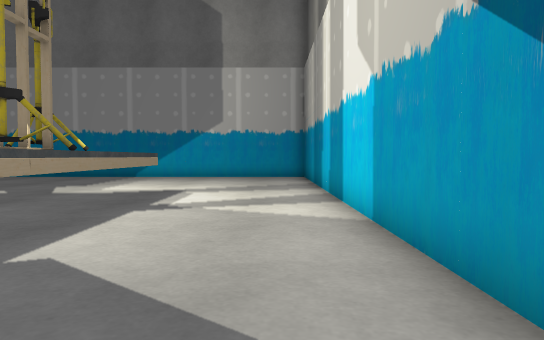
view 1 (above)

16 first-person views from a walk through a scene from a Unity 3-D project. The camera is 0.46 m above the floor, tilts 2° down and sees 70° across. The floor is counted in squares, 0.5 m on a side. Each view is taken from the middle of a square. On the plan, view 1 faces up. The plan holds only what a view shows up to about 13 squares ahead; the rest is blank. The player is left out.

view 2
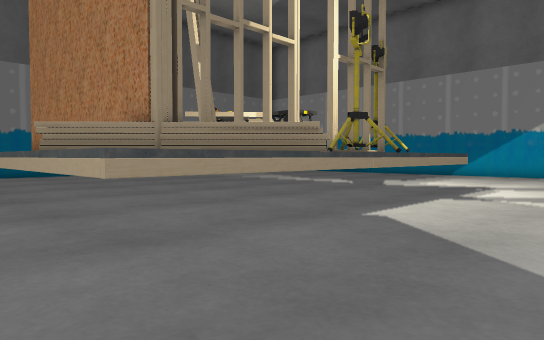

view 3
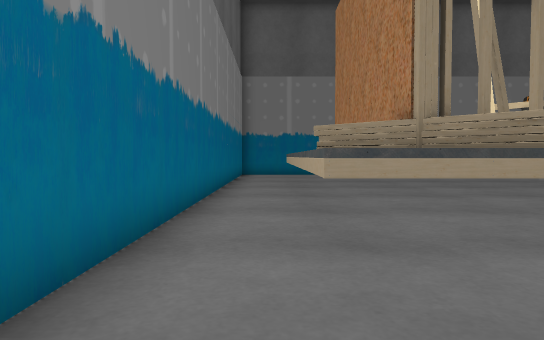

view 4
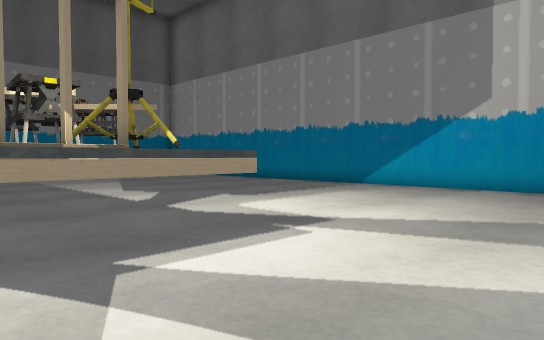

view 5
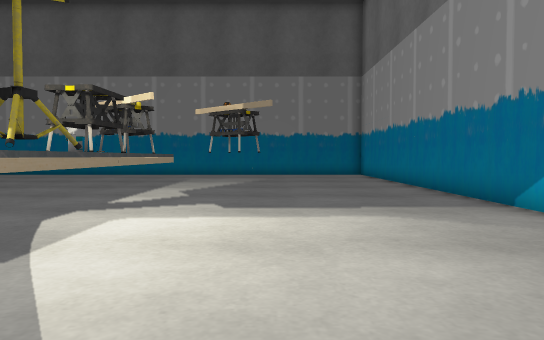

view 6
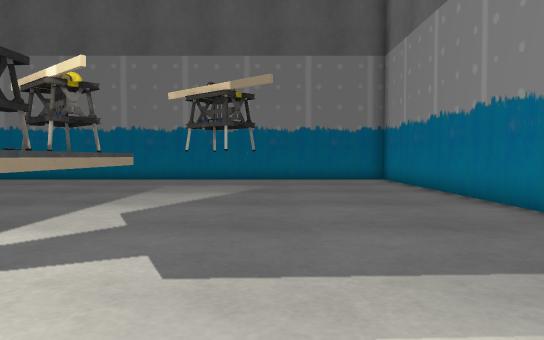

view 7
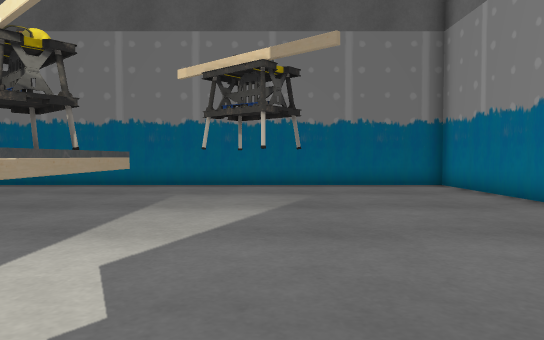

view 8
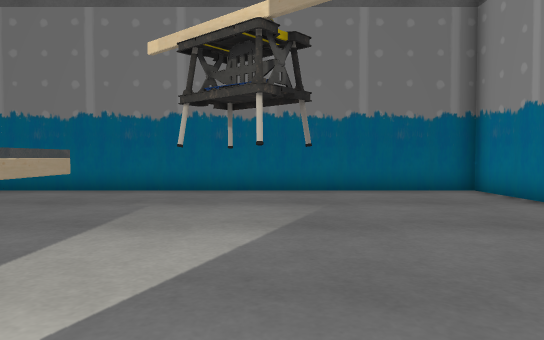

view 9
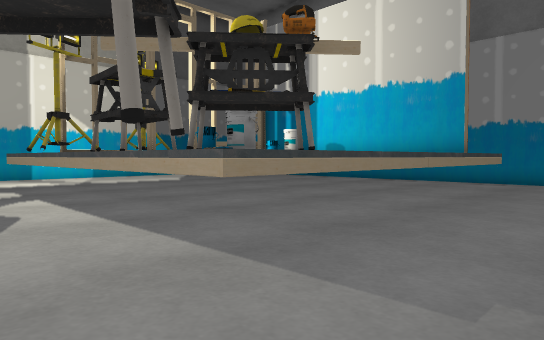

view 10
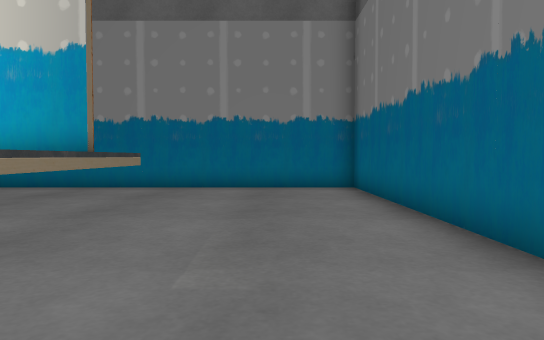

view 11
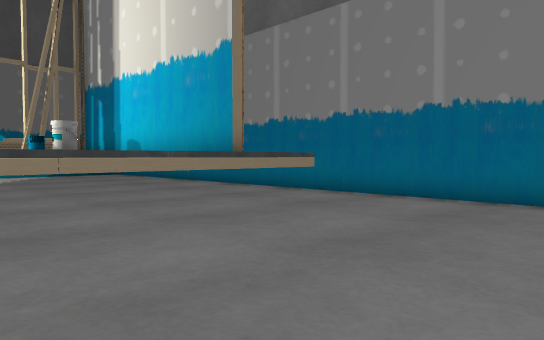

view 12
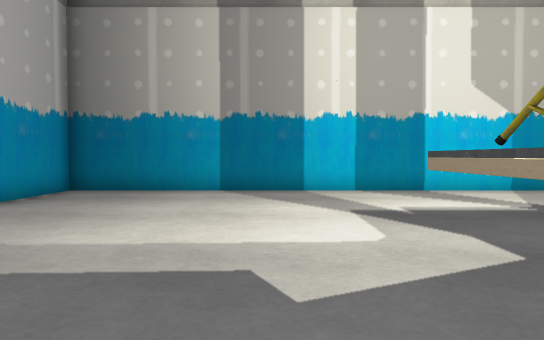

view 13
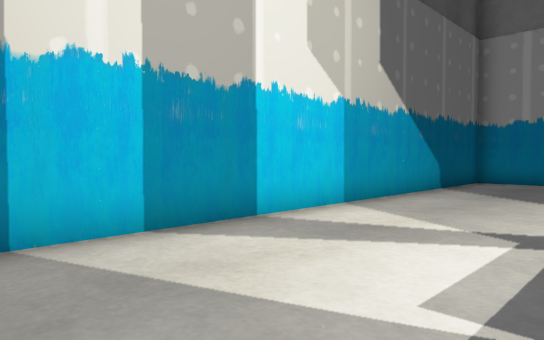

view 14
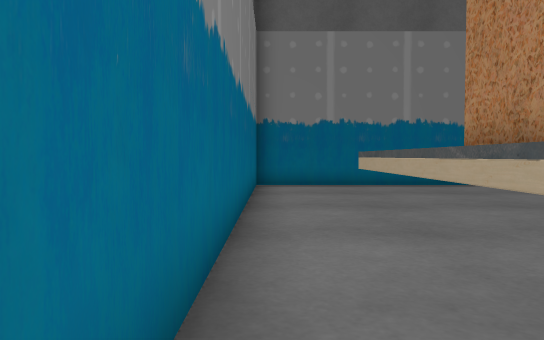

view 15
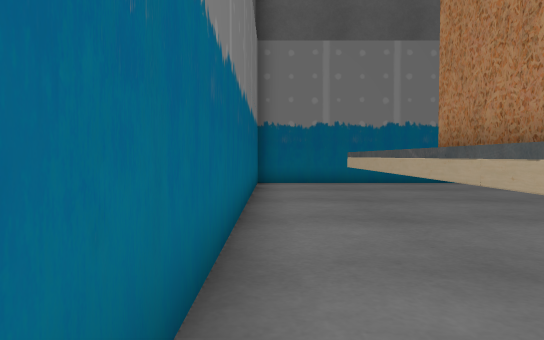

view 16
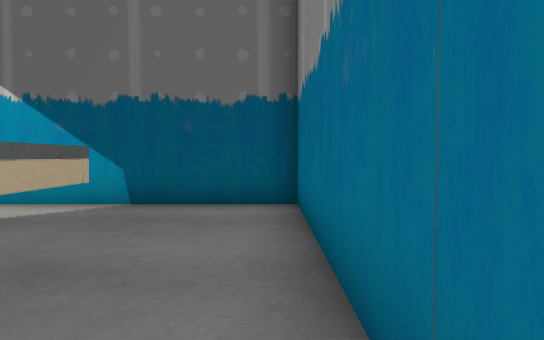

### Floor plan
Key: @ floor where view 1 was taken; # wall or solid block; . floor; O other object.
Columns run from 19 left of view 1 to 2 right of it. Each row starts with its distance up from view 1.
 18 ######################
 17 #....................#
 16 #....................#
 15 #....................#
 14 #....................#
 13 #....................#
 12 #.....O..............#
 11 #....O...............#
 10 #....................#
  9 #.....OOOOOOOOOOO....#
  8 #.....O OO O  O O....#
  7 #.....O OO    O O....#
  6 #.....O       OOO....#
  5 #.....O       OOO....#
  4 #.....O    O  O O....#
  3 #.....O    OOOOOO....#
  2 #.....O      OOOO....#
  1 #.....OOOOOOOOO O....#
  0 #.....OOOOOOOOOOO..@.#
 -1 #....................#
 -2 #....................#
 -3 ######################

Positions as (right, up) in squares from view 1, and headings:
1: (0, 0), facing up
2: (1, -2), facing up-left
3: (1, -1), facing left
4: (1, 6), facing up-left
5: (1, 13), facing left
6: (-3, 13), facing left
7: (-6, 12), facing left
8: (-8, 12), facing left
9: (-16, 12), facing down-right
10: (-16, 9), facing down
11: (-18, 6), facing down-right
12: (-9, 12), facing right
13: (-3, 12), facing down-right
14: (-6, -2), facing left
15: (-5, -2), facing left
16: (-6, -2), facing right
